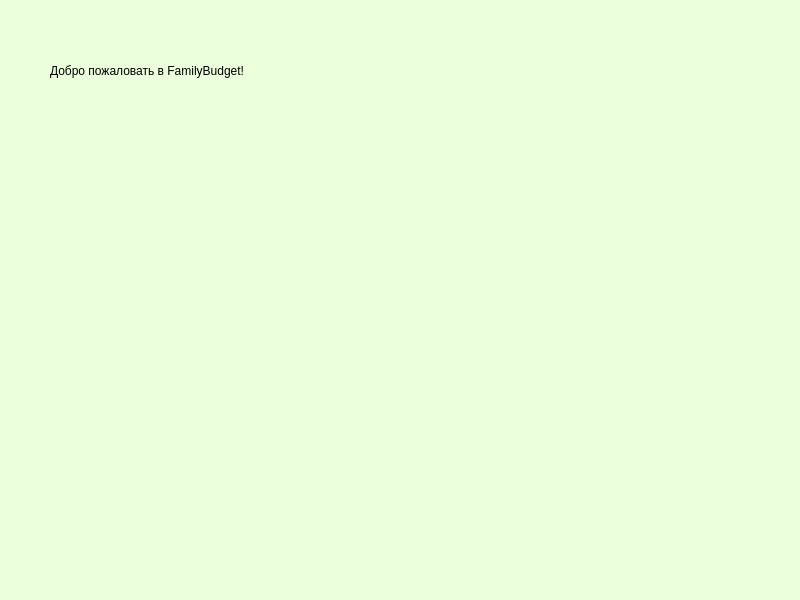
<?xml version="1.0" encoding="UTF-8"?>
<ui version="4.0">
 <class>MainWindow</class>
 <widget class="QMainWindow" name="MainWindow">
  <property name="geometry">
   <rect>
    <x>0</x>
    <y>0</y>
    <width>800</width>
    <height>600</height>
   </rect>
  </property>
  <property name="windowTitle">
   <string>MainWindow</string>
  </property>
  <property name="styleSheet">
   <string notr="true">background-color: #ECFFDC;
border-radius: 20px;</string>
  </property>
  <widget class="QWidget" name="centralwidget">
   <widget class="QLabel" name="label">
    <property name="geometry">
     <rect>
      <x>50</x>
      <y>10</y>
      <width>691</width>
      <height>121</height>
     </rect>
    </property>
    <property name="styleSheet">
     <string notr="true">alignment: center;
background-color: transparent;
color: black;                   
font: bold 25pt 'Segoe UI';</string>
    </property>
    <property name="text">
     <string>Добро пожаловать в FamilyBudget!</string>
    </property>
   </widget>
  </widget>
  <widget class="QMenuBar" name="menubar">
   <property name="geometry">
    <rect>
     <x>0</x>
     <y>0</y>
     <width>800</width>
     <height>19</height>
    </rect>
   </property>
  </widget>
  <widget class="QStatusBar" name="statusbar"/>
 </widget>
 <resources/>
 <connections/>
</ui>
